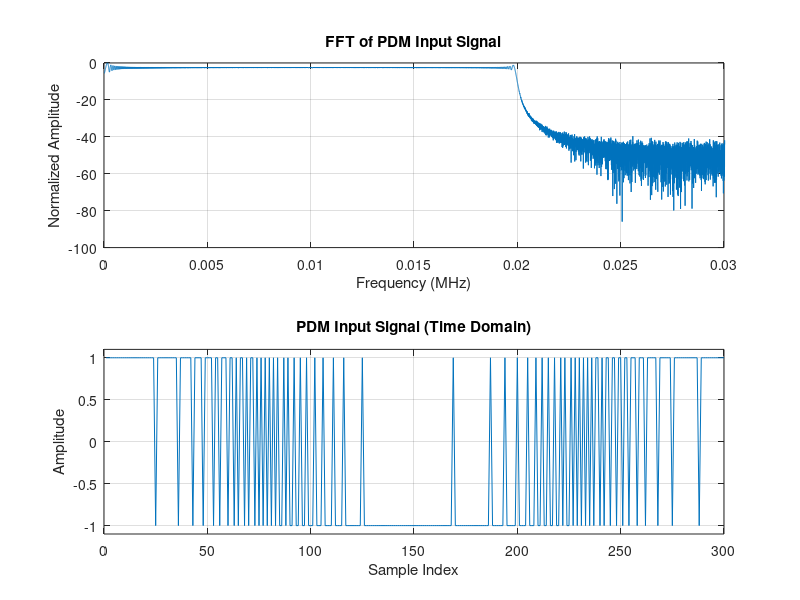

Source code (MATLAB): (Note: this script raises an error after producing the figure.)
clear all; clc; close all;

pdm_in = load('pdm_in.mat', "-mat").in;
Fs_pdm = 6.144e6;
N = length(pdm_in); % Number of samples

% Frequency axis
freq = (0:N-1)*(Fs_pdm/N); % Frequency axis for single-sided FFT

%% Son du signal PDM d'entrée
% Création du fichier audio
audiowrite("pdm_in.wav", pdm_in, Fs_pdm);

%% FFT of the PDM input signal
PDM_fft = abs(fft(pdm_in)); % Magnitude of the FFT
PDM_fft = PDM_fft / max(PDM_fft); % Normalization

% Convert to dB
PDM_fft_db = 20 * log10(PDM_fft); % Convert amplitude to decibels (log scale)

%% Visualisation du signal PDM d'entrée et FFT
figure(1)

% FFT plot in dB (frequency domain)
subplot(2,1,1)
plot(freq/1e6, PDM_fft_db) % Frequency in MHz
xlabel('Frequency (MHz)')
ylabel('Normalized Amplitude')
title('FFT of PDM Input Signal')
%xlim([0 Fs_pdm/2e6]) % Plot up to Nyquist frequency
xlim([0 0.03]) % Plot up to noise frequencies
grid on

% PDM signal (time domain)
subplot(2,1,2)
plot(pdm_in(1:300))
xlabel('Sample Index')
ylabel('Amplitude')
title('PDM Input Signal (Time Domain)')
axis([0 300 -1.1 1.1])
grid on

%% Filter desing
Fs_pcm = 48e3;
M = floor(Fs_pdm/Fs_pcm); % Decimation factor

Apass = power(10, 0.1/20); % Filter gain
Fpass = 20e3; % Cut off frequency
Fstop = Fs_pdm/(2*M); % Frequency of the attenuated band
Astop = 1.76 + 6.02*20; % Gain in the attenuated band

%% First Cascade Decimation
% Decimation Parameters
Fs_pcm = 48e3;  % Target sampling frequency
M1 = 2;         % First decimation factor
M2 = 8;         % Second decimation factor
M3 = 8;         % Third decimation factor

%% Cascade Decimation
pdm_decimated = decimate_cascade(pdm_in, Fs_pdm, M1, M2, M3);

%% FFT of Decimated Signal
PDM_dec_fft = abs(fft(pdm_decimated)); % FFT Magnitude
PDM_dec_fft = PDM_dec_fft / max(PDM_dec_fft); % Normalization
PDM_dec_fft_db = 20 * log10(PDM_dec_fft); % Convert to dB

N_dec = length(PDM_dec_fft); % Number of samples
freq_dec = (0:N_dec-1)*(Fs_pcm/N_dec); % Frequency axis for the decimated signal

figure(2)
subplot(2,1,1)
plot(freq_dec/1e6, PDM_dec_fft_db)
xlim([0 Fstop/1e6])
grid on
hold on

subplot(2,1,2)
plot(pdm_decimated(1:300))
grid on
hold on

%% Second cascade Decimation
% Decimation Parameters
Fs_pcm = 48e3;  % Target sampling frequency
M1 = 2;         % First decimation factor
M2 = 4;         % Second decimation factor
M3 = 4;         % Third decimation factor
M4 = 4;         % Fourth decimation factor

%% Cascade Decimation
pdm_decimated = decimate_cascade(pdm_in, Fs_pdm, M1, M2, M3, M4);

%% FFT of Decimated Signal
PDM_dec_fft = abs(fft(pdm_decimated)); % FFT Magnitude
PDM_dec_fft = PDM_dec_fft / max(PDM_dec_fft); % Normalization
PDM_dec_fft_db = 20 * log10(PDM_dec_fft); % Convert to dB

N_dec = length(PDM_dec_fft); % Number of samples
freq_dec = (0:N_dec-1)*(Fs_pcm/N_dec); % Frequency axis for the decimated signal

subplot(2,1,1)
plot(freq_dec/1e6, PDM_dec_fft_db)
xlim([0 Fstop/1e6])
grid on

subplot(2,1,2)
plot(pdm_decimated(1:300))
grid on

%% Third cascade Decimation
% Decimation Parameters
Fs_pcm = 48e3;  % Target sampling frequency
M1 = 8;         % First decimation factor
M2 = 4;         % Second decimation factor
M3 = 4;         % Third decimation factor

%% Cascade Decimation
pdm_decimated = decimate_cascade(pdm_in, Fs_pdm, M1, M2, M3);

%% FFT of Decimated Signal
PDM_dec_fft = abs(fft(pdm_decimated)); % FFT Magnitude
PDM_dec_fft = PDM_dec_fft / max(PDM_dec_fft); % Normalization
PDM_dec_fft_db = 20 * log10(PDM_dec_fft); % Convert to dB

N_dec = length(PDM_dec_fft); % Number of samples
freq_dec = (0:N_dec-1)*(Fs_pcm/N_dec); % Frequency axis for the decimated signal

subplot(2,1,1)
plot(freq_dec/1e6, PDM_dec_fft_db)
xlim([0 Fstop/1e6])
grid on

subplot(2,1,2)
plot(pdm_decimated(1:300))
grid on

%% Fourth cascade Decimation
% Decimation Parameters
Fs_pcm = 48e3;  % Target sampling frequency
M1 = 4;         % First decimation factor
M2 = 4;         % Second decimation factor
M3 = 8;         % Third decimation factor
M4 = 4;         % Fourth decimation factor
M5 = 2;         % Fourth decimation factor

%% Cascade Decimation
pdm_decimated = decimate_cascade(pdm_in, Fs_pdm, M1, M2, M3);

%% FFT of Decimated Signal
PDM_dec_fft = abs(fft(pdm_decimated)); % FFT Magnitude
PDM_dec_fft = PDM_dec_fft / max(PDM_dec_fft); % Normalization
PDM_dec_fft_db = 20 * log10(PDM_dec_fft); % Convert to dB

N_dec = length(PDM_dec_fft); % Number of samples
freq_dec = (0:N_dec-1)*(Fs_pcm/N_dec); % Frequency axis for the decimated signal

subplot(2,1,1)
plot(freq_dec/1e6, PDM_dec_fft_db)
xlabel('Frequency (MHz)')
ylabel('Normalized Amplitude (dB)')
title('FFT of Cascade Decimations')
legend('2x8x8', '2x4x4x4', '8x4x4', '4x4x8')
xlim([0 Fstop/1e6])
grid on

subplot(2,1,2)
plot(pdm_decimated(1:300))
xlabel('Sample Index')
ylabel('Amplitude')
title('Cascade Decimated PCM')
legend('2x8x8', '2x4x4x4', '8x4x4', '4x4x8')
axis([0 100 -1.1 1.1])
grid on

%% Save the Decimated Output
% audiowrite("pcm_from_pdm.wav", pdm_decimated, Fs_pcm);